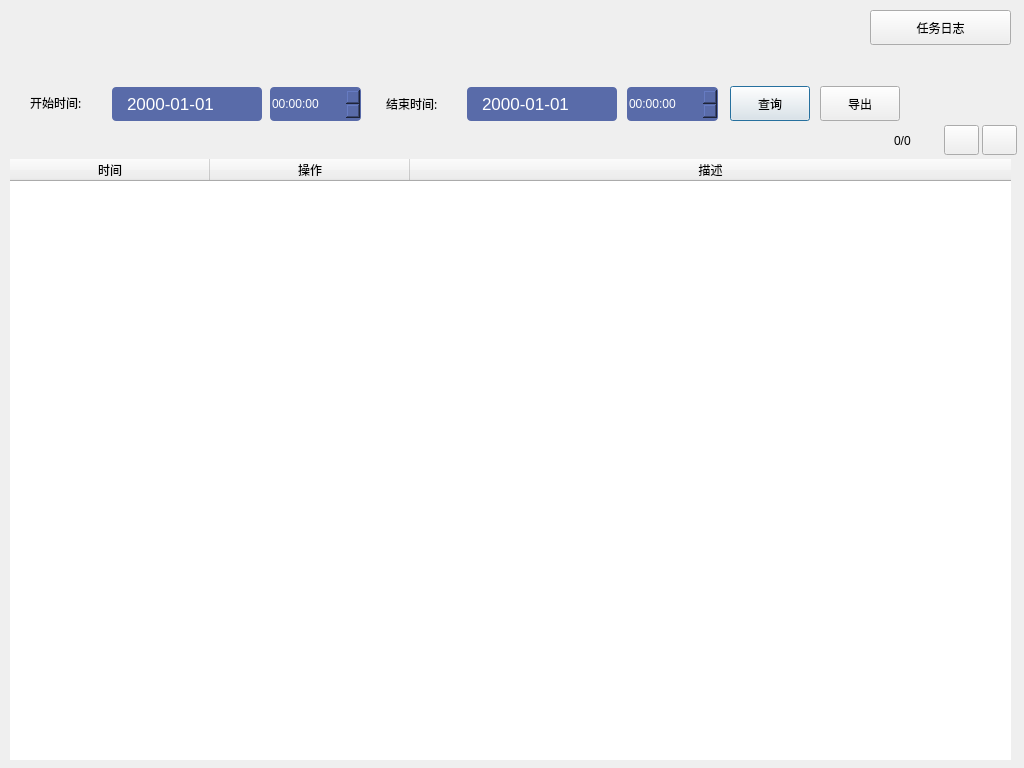
<?xml version="1.0" encoding="UTF-8"?>
<ui version="4.0">
 <class>logManagerDlg</class>
 <widget class="QDialog" name="logManagerDlg">
  <property name="geometry">
   <rect>
    <x>0</x>
    <y>0</y>
    <width>1024</width>
    <height>768</height>
   </rect>
  </property>
  <property name="windowTitle">
   <string>Dialog</string>
  </property>
  <widget class="QTableWidget" name="log_tableWidget">
   <property name="geometry">
    <rect>
     <x>10</x>
     <y>159</y>
     <width>1001</width>
     <height>601</height>
    </rect>
   </property>
   <property name="frameShape">
    <enum>QFrame::NoFrame</enum>
   </property>
   <property name="frameShadow">
    <enum>QFrame::Plain</enum>
   </property>
   <property name="editTriggers">
    <set>QAbstractItemView::NoEditTriggers</set>
   </property>
   <property name="dragDropMode">
    <enum>QAbstractItemView::NoDragDrop</enum>
   </property>
   <property name="selectionBehavior">
    <enum>QAbstractItemView::SelectRows</enum>
   </property>
   <property name="showGrid">
    <bool>false</bool>
   </property>
   <property name="gridStyle">
    <enum>Qt::SolidLine</enum>
   </property>
   <property name="wordWrap">
    <bool>false</bool>
   </property>
   <property name="cornerButtonEnabled">
    <bool>true</bool>
   </property>
   <property name="rowCount">
    <number>0</number>
   </property>
   <attribute name="horizontalHeaderDefaultSectionSize">
    <number>200</number>
   </attribute>
   <attribute name="horizontalHeaderHighlightSections">
    <bool>false</bool>
   </attribute>
   <attribute name="horizontalHeaderStretchLastSection">
    <bool>true</bool>
   </attribute>
   <attribute name="verticalHeaderVisible">
    <bool>false</bool>
   </attribute>
   <column>
    <property name="text">
     <string>时间</string>
    </property>
   </column>
   <column>
    <property name="text">
     <string>操作</string>
    </property>
   </column>
   <column>
    <property name="text">
     <string>描述</string>
    </property>
   </column>
  </widget>
  <widget class="QLabel" name="label">
   <property name="geometry">
    <rect>
     <x>30</x>
     <y>91</y>
     <width>76</width>
     <height>24</height>
    </rect>
   </property>
   <property name="font">
    <font>
     <family>Microsoft Yahei</family>
    </font>
   </property>
   <property name="text">
    <string>开始时间:</string>
   </property>
  </widget>
  <widget class="QDateEdit" name="dateEdit1">
   <property name="geometry">
    <rect>
     <x>112</x>
     <y>87</y>
     <width>150</width>
     <height>34</height>
    </rect>
   </property>
   <property name="styleSheet">
    <string notr="true">
QDateTimeEdit
{
	border-color: rgba(255, 255, 255, 0);
	background-color: rgb(89, 107, 169);	
 	border:1px;
	font-size:17px;
    border-right:0px;
	border-radius:4px;
	color:white;
selection-background-color:rgb(136,150,199);
}


QDateTimeEdit::down-arrow
{
	image: url(:/png/date_sel.png);
}

QDateTimeEdit::down-arrow:hover
{
	image: url(:/png/date_sel.png);
}

QDateTimeEdit::drop-down{
	border:none;	
    background:transparent;
	padding-right:2px;
	width:30px;
	height:30px;
}</string>
   </property>
   <property name="alignment">
    <set>Qt::AlignCenter</set>
   </property>
   <property name="displayFormat">
    <string>yyyy-MM-dd</string>
   </property>
   <property name="calendarPopup">
    <bool>true</bool>
   </property>
  </widget>
  <widget class="QTimeEdit" name="timeEdit1">
   <property name="geometry">
    <rect>
     <x>270</x>
     <y>87</y>
     <width>91</width>
     <height>34</height>
    </rect>
   </property>
   <property name="styleSheet">
    <string notr="true">QDateTimeEdit
{
	color:white;
	background-color: rgb(89, 107, 169);	
    border:0px solid;
	border-radius:4px;
	border-right:0px;
}

QDateTimeEdit::up-button
{
/*subcontrol-origin: margin;  */
    subcontrol-position: top right; 

	image: url(:/images/up.png);

}


QDateTimeEdit::down-button
{
/*subcontrol-origin: margin;  */
    subcontrol-position: bottom right; 
margin-top:-1px;
	image: url(:/images/down.png);
}
</string>
   </property>
  </widget>
  <widget class="QLabel" name="label_2">
   <property name="geometry">
    <rect>
     <x>386</x>
     <y>92</y>
     <width>76</width>
     <height>24</height>
    </rect>
   </property>
   <property name="font">
    <font>
     <family>Microsoft Yahei</family>
    </font>
   </property>
   <property name="text">
    <string>结束时间:</string>
   </property>
  </widget>
  <widget class="QDateEdit" name="dateEdit2">
   <property name="geometry">
    <rect>
     <x>467</x>
     <y>87</y>
     <width>150</width>
     <height>34</height>
    </rect>
   </property>
   <property name="styleSheet">
    <string notr="true">
QDateTimeEdit
{
	border-color: rgba(255, 255, 255, 0);
	background-color: rgb(89, 107, 169);	
 	border:1px;
	font-size:17px;
    border-right:0px;
	border-radius:4px;
	color:white;
selection-background-color:rgb(136,150,199);
}


QDateTimeEdit::down-arrow
{
	image: url(:/png/date_sel.png);
}

QDateTimeEdit::down-arrow:hover
{
	image: url(:/png/date_sel.png);
}

QDateTimeEdit::drop-down{
	border:none;	
    background:transparent;
	padding-right:2px;
	width:30px;
	height:30px;
}</string>
   </property>
   <property name="alignment">
    <set>Qt::AlignCenter</set>
   </property>
   <property name="displayFormat">
    <string>yyyy-MM-dd</string>
   </property>
   <property name="calendarPopup">
    <bool>true</bool>
   </property>
  </widget>
  <widget class="QTimeEdit" name="timeEdit2">
   <property name="geometry">
    <rect>
     <x>627</x>
     <y>87</y>
     <width>91</width>
     <height>34</height>
    </rect>
   </property>
   <property name="styleSheet">
    <string notr="true">QDateTimeEdit
{
	color:white;
	background-color: rgb(89, 107, 169);	
    border:0px solid;
	border-radius:4px;
	border-right:0px;
/*margin-right:6px;*/
}

QDateTimeEdit::up-button
{
/*subcontrol-origin: margin;  */
    subcontrol-position: top right; 

	image: url(:/images/up.png);
}


QDateTimeEdit::down-button
{
/*subcontrol-origin: margin;  */
    subcontrol-position: bottom right; 
margin-top:-1px;
	image: url(:/images/down.png);
}
</string>
   </property>
  </widget>
  <widget class="QPushButton" name="searchBtn">
   <property name="geometry">
    <rect>
     <x>730</x>
     <y>86</y>
     <width>80</width>
     <height>35</height>
    </rect>
   </property>
   <property name="styleSheet">
    <string notr="true"/>
   </property>
   <property name="text">
    <string>查询</string>
   </property>
   <property name="icon">
    <iconset resource="fastvideo.qrc">
     <normaloff>:/images/search.png</normaloff>:/images/search.png</iconset>
   </property>
  </widget>
  <widget class="QPushButton" name="outputBtn">
   <property name="geometry">
    <rect>
     <x>820</x>
     <y>86</y>
     <width>80</width>
     <height>35</height>
    </rect>
   </property>
   <property name="styleSheet">
    <string notr="true"/>
   </property>
   <property name="text">
    <string>导出</string>
   </property>
   <property name="icon">
    <iconset resource="fastvideo.qrc">
     <normaloff>:/images/save.png</normaloff>:/images/save.png</iconset>
   </property>
  </widget>
  <widget class="QPushButton" name="pastPage">
   <property name="geometry">
    <rect>
     <x>944</x>
     <y>125</y>
     <width>35</width>
     <height>30</height>
    </rect>
   </property>
   <property name="text">
    <string/>
   </property>
   <property name="icon">
    <iconset resource="fastvideo.qrc">
     <normaloff>:/images/prev.png</normaloff>:/images/prev.png</iconset>
   </property>
  </widget>
  <widget class="QPushButton" name="nextPage">
   <property name="geometry">
    <rect>
     <x>982</x>
     <y>125</y>
     <width>35</width>
     <height>30</height>
    </rect>
   </property>
   <property name="text">
    <string/>
   </property>
   <property name="icon">
    <iconset resource="fastvideo.qrc">
     <normaloff>:/images/next.png</normaloff>:/images/next.png</iconset>
   </property>
  </widget>
  <widget class="QLabel" name="PageLabel">
   <property name="geometry">
    <rect>
     <x>894</x>
     <y>130</y>
     <width>51</width>
     <height>21</height>
    </rect>
   </property>
   <property name="text">
    <string>0/0</string>
   </property>
  </widget>
  <widget class="QPushButton" name="taskLogBtn">
   <property name="geometry">
    <rect>
     <x>870</x>
     <y>10</y>
     <width>141</width>
     <height>35</height>
    </rect>
   </property>
   <property name="styleSheet">
    <string notr="true"/>
   </property>
   <property name="text">
    <string>任务日志</string>
   </property>
  </widget>
 </widget>
 <resources>
  <include location="fastvideo.qrc"/>
 </resources>
 <connections/>
</ui>
